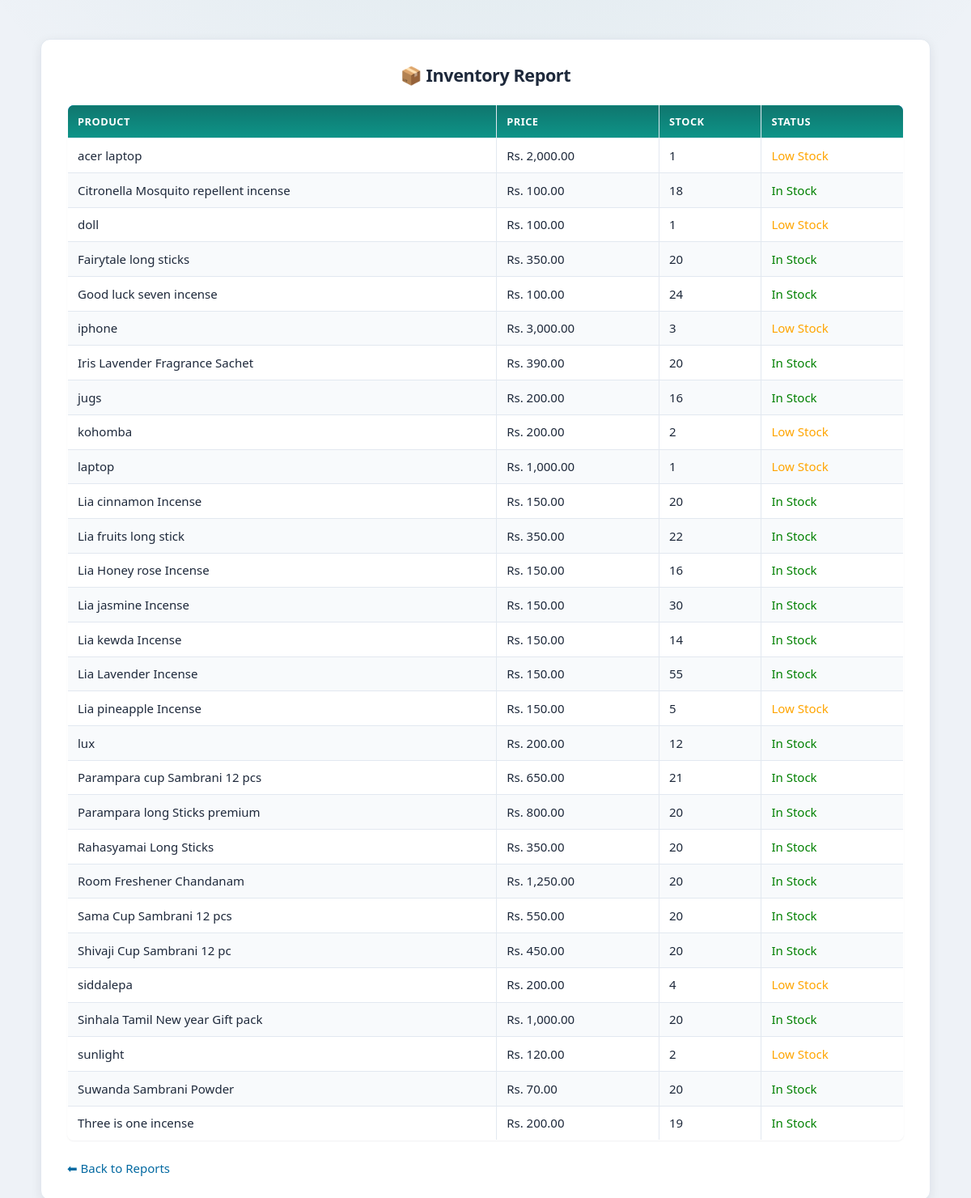
The app's page /inventory_report.php (signed in) with its own data.
### tables this page shows
CREATE TABLE IF NOT EXISTS `product` (
  `product_id` int NOT NULL AUTO_INCREMENT,
  `product_name` varchar(100) NOT NULL,
  `unit_price` decimal(10,2) NOT NULL,
  `category_id` int NOT NULL,
  `stock` int DEFAULT '0',
  `status` varchar(20) DEFAULT 'active',
  PRIMARY KEY (`product_id`),
  UNIQUE KEY `product_name` (`product_name`),
  KEY `category_id` (`category_id`)
);

### inventory_report.php (the view, shortened to what this page needs)
<?php
include 'includes/auth.php';
if(isset($_GET['search'] ) && $_GET['search'] != "" ){
    $search = mysqli_real_escape_string($conn, $_GET['search'] );
$sql = "SELECT product_name, unit_price, stock FROM product WHERE product_name LIKE '%$search%'
ORDER BY product_name ASC";
}else { $sql = "SELECT product_name, unit_price, stock FROM product ORDER BY product_name ASC";
}
$result = mysqli_query($conn, $sql);
?>
<!DOCTYPE html>
<html>
<head>
    <link rel="stylesheet" href="style.css">
</head>
<body>
<div class="login-box">
    <h2>📦 Inventory Report</h2>
    <table border="1" width="100%" cellpadding="10">
        <tr style="background:#007bff; color:white;">
            <th>Product</th>
            <th>Price</th>
            <th>Stock</th>
            <th>Status</th>
        </tr>
        <tbody id="tableBody">
<?php while($row = mysqli_fetch_assoc($result)) { ?>
<tr>
    <td><?= $row['product_name']; ?></td>
    <td>Rs. <?= number_format($row['unit_price'], 2); ?></td>
    <td><?= $row['stock']; ?></td>
    <td>
        <?php
        $stock = (int)$row['stock'];
        if($stock == 0){
            echo "<span style='color:red;'>Out of Stock</span>";
        }
        elseif($stock <= 10){
            echo "<span style='color:orange;'>Low Stock</span>";
        }
        else{
            echo "<span style='color:green;'>In Stock</span>";
        }
        ?>
    </td>
</tr>
<?php } ?>
</tbody>
    </table>
    <br>
    <a href="reports.php">⬅ Back to Reports</a>
</div>
</body>
</html>

### style.css (style rules this page uses)
:root { --color-bg: #eef2f7; --color-bg-elevated: #ffffff; --color-text: #1e293b; --color-text-muted: #64748b; --color-primary: #0f766e; --color-primary-hover: #0d9488; --color-primary-soft: rgba(15, 118, 110, 0.12); --color-accent: #0369a1; --color-border: #e2e8f0; --color-success: #15803d; --color-danger: #b91c1c; --color-warning-bg: #fff7ed; --shadow-sm: 0 1px 2px rgba(15, 23, 42, 0.06); --shadow-md: 0 4px 14px rgba(15, 23, 42, 0.08); --shadow-lg: 0 12px 40px rgba(15, 23, 42, 0.1); --radius: 12px; --radius-sm: 8px; --font: system-ui, -apple-system, "Segoe UI", Roboto, "Helvetica Neue", Arial, sans-serif; --max-content: 1100px; }
*, *::before, *::after { box-sizing: border-box; }
html { -webkit-text-size-adjust: 100%; }
body { margin: 0; min-height: 100vh; padding: 1rem 1.25rem 2rem; font-family: var(--font); font-size: 15px; line-height: 1.5; color: var(--color-text); background: var(--color-bg); background-image: radial-gradient(ellipse 120% 80% at 50% -20%, rgba(15, 118, 110, 0.08), transparent 50%); }
h2 { margin: 0 0 1rem; font-weight: 600; font-size: 1.35rem; letter-spacing: -0.02em; text-align: center; color: var(--color-text); }
a { color: var(--color-accent); text-decoration: none; font-weight: 500; transition: color 0.15s ease; }
.login-box { width: 100%; max-width: var(--max-content); margin: 2rem auto; padding: 1.75rem 2rem; background: var(--color-bg-elevated); border-radius: var(--radius); box-shadow: var(--shadow-md); border: 1px solid var(--color-border); }
.login-box h2 { text-align: center; margin-bottom: 1.25rem; }
table { width: 100%; border-collapse: collapse; background: var(--color-bg-elevated); border-radius: var(--radius-sm); overflow: hidden; box-shadow: var(--shadow-sm); border: 1px solid var(--color-border); }
th { background: linear-gradient(180deg, #0f766e 0%, #0d9488 100%); color: #fff; padding: 0.65rem 0.75rem; text-align: left; font-size: 0.8rem; font-weight: 600; text-transform: uppercase; letter-spacing: 0.04em; }
td { padding: 0.6rem 0.75rem; border-bottom: 1px solid var(--color-border); text-align: left; }
tr:nth-child(even) { background: #f8fafc; }
tr:last-child td { border-bottom: none; }

### records on screen
product: product_name "acer laptop", unit_price "2,000.00", stock "1", shows "Low Stock"
product: product_name "Citronella Mosquito repellent incense", unit_price "100.00", stock "18", shows "In Stock"
product: product_name "doll", unit_price "100.00", stock "1", shows "Low Stock"
product: product_name "Fairytale long sticks", unit_price "350.00", stock "20", shows "In Stock"
product: product_name "Good luck seven incense", unit_price "100.00", stock "24", shows "In Stock"
product: product_name "iphone", unit_price "3,000.00", stock "3", shows "Low Stock"
product: product_name "Iris Lavender Fragrance Sachet", unit_price "390.00", stock "20", shows "In Stock"
product: product_name "jugs", unit_price "200.00", stock "16", shows "In Stock"
product: product_name "kohomba", unit_price "200.00", stock "2", shows "Low Stock"
product: product_name "laptop", unit_price "1,000.00", stock "1", shows "Low Stock"
product: product_name "Lia cinnamon Incense", unit_price "150.00", stock "20", shows "In Stock"
product: product_name "Lia fruits long stick", unit_price "350.00", stock "22", shows "In Stock"
product: product_name "Lia Honey rose Incense", unit_price "150.00", stock "16", shows "In Stock"
product: product_name "Lia jasmine Incense", unit_price "150.00", stock "30", shows "In Stock"
product: product_name "Lia kewda Incense", unit_price "150.00", stock "14", shows "In Stock"
product: product_name "Lia Lavender Incense", unit_price "150.00", stock "55", shows "In Stock"
product: product_name "Lia pineapple Incense", unit_price "150.00", stock "5", shows "Low Stock"
product: product_name "lux", unit_price "200.00", stock "12", shows "In Stock"
product: product_name "Parampara cup Sambrani 12 pcs", unit_price "650.00", stock "21", shows "In Stock"
product: product_name "Parampara long Sticks premium", unit_price "800.00", stock "20", shows "In Stock"
product: product_name "Rahasyamai Long Sticks", unit_price "350.00", stock "20", shows "In Stock"
product: product_name "Room Freshener Chandanam", unit_price "1,250.00", stock "20", shows "In Stock"
product: product_name "Sama Cup Sambrani 12 pcs", unit_price "550.00", stock "20", shows "In Stock"
product: product_name "Shivaji Cup Sambrani 12 pc", unit_price "450.00", stock "20", shows "In Stock"
product: product_name "siddalepa", unit_price "200.00", stock "4", shows "Low Stock"
product: product_name "Sinhala Tamil New year Gift pack", unit_price "1,000.00", stock "20", shows "In Stock"
product: product_name "sunlight", unit_price "120.00", stock "2", shows "Low Stock"
product: product_name "Suwanda Sambrani Powder", unit_price "70.00", stock "20", shows "In Stock"
product: product_name "Three is one incense", unit_price "200.00", stock "19", shows "In Stock"
